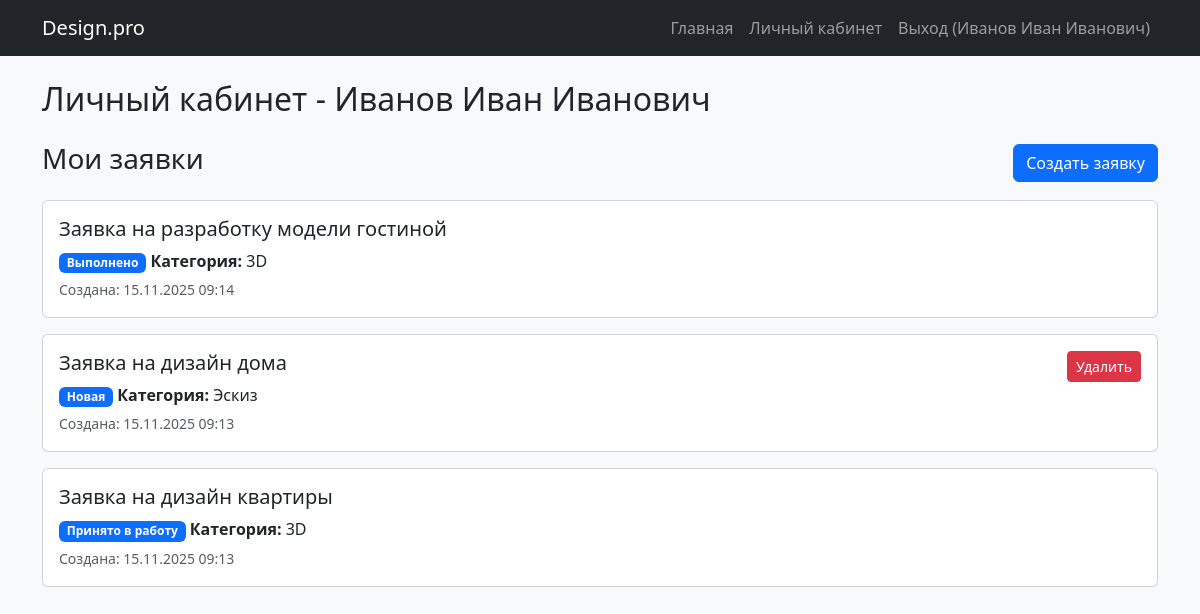
/profile/ (signed in), run on the app's committed database.
### design_app/models.py (models this page shows, shortened)
class CustomUser(AbstractUser):
    fio = models.CharField(
        max_length=255,
        verbose_name='ФИО',
        validators=[
            RegexValidator(
                regex=r'^[а-яА-ЯёЁ\s\-]+$',
                message='ФИО может содержать только кириллические буквы, дефис и пробелы'
            ),
        ]
    )
    email = models.EmailField(
        unique=True,
        verbose_name='Email'
    )
    username = models.CharField(
        max_length=150,
        unique=True,
        verbose_name='Логин',
        validators=[
            RegexValidator(
                regex=r'^[a-zA-Z\-]+$',
                message='Логин может содержать только латинские буквы и дефис'
            )
        ]
    )
    class Meta:
        verbose_name = 'Пользователь'
        verbose_name_plural = 'Пользователи'

class DesignRequest(models.Model):
    STATUS_CHOICES = [
        ('new', 'Новая'),
        ('accepted', 'Принято в работу'),
        ('completed', 'Выполнено'),
    ]
    user = models.ForeignKey(
        CustomUser,
        on_delete=models.CASCADE,
        verbose_name='Пользователь',
        related_name='design_requests'
    )
    title = models.CharField(max_length=255, verbose_name='Название заявки')
    description = models.TextField(verbose_name='Описание заявки')
    category = models.ForeignKey(
        DesignCategory,
        on_delete=models.CASCADE,
        verbose_name='Категория'
    )
    image = models.ImageField(
        upload_to='request_images/',
        verbose_name='Изображение помещения'
    )
    status = models.CharField(
        max_length=20,
        choices=STATUS_CHOICES,
        default='new',
        verbose_name='Статус заявки'
    )
    created_at = models.DateTimeField(auto_now_add=True, verbose_name='Дата создания')
    admin_comment = models.TextField(
        blank=True,
        verbose_name='Комментарий администратора'
    )
    design_image = models.ImageField(
        upload_to='design_images/',
        blank=True,
        null=True,
        verbose_name='Изображение дизайна'
    )
    def can_be_deleted(self):
        return self.status == 'new'
    class Meta:
        verbose_name = 'Заявка на дизайн'
        verbose_name_plural = 'Заявки на дизайн'
        ordering = ['-created_at']

class DesignCategory(models.Model):
    name = models.CharField(max_length=255, verbose_name='Название категории')
    class Meta:
        verbose_name = 'Категория дизайна'
        verbose_name_plural = 'Категории дизайна'

### design_app/views.py (the view)
# urls.py: path('profile/', views.profile_view, name='profile'),
@login_required
def profile_view(request):
    user_requests = DesignRequest.objects.filter(user=request.user)
    return render(request, 'design_app/profile.html', {'user_requests': user_requests})

### design_app/templates/design_app/profile.html (shortened to what this page needs)
{% extends 'base.html' %}
{% load django_bootstrap5 %}
{% block content %}
<section>
    <header class="mb-4">
        <h2>Личный кабинет - {{ user.fio }}</h2>
    </header>
    <section>
        <header class="d-flex justify-content-between align-items-center mb-3">
            <h3>Мои заявки</h3>
            <a href="{% url 'design_app:create_request' %}" class="btn btn-primary">Создать заявку</a>
        </header>
        {% if user_requests %}
            {% for request in user_requests %}
            <article class="card mb-3">
                <div class="card-body">
                    <div class="d-flex justify-content-between align-items-start">
                        <div>
                            <h4 class="card-title h5">{{ request.title }}</h4>
                            <p class="card-text mb-1">
                                <span class="badge bg-primary">{{ request.get_status_display }}</span>
                                <strong>Категория:</strong> {{ request.category.name }}
                            </p>
                            <p class="card-text mb-0">
                                <small class="text-muted">Создана: {{ request.created_at|date:"d.m.Y H:i" }}</small>
                            </p>
                        </div>
                        {% if request.can_be_deleted %}
                        <form method="post" action="{% url 'design_app:delete_request' request.id %}">
                            <button type="submit" class="btn btn-danger btn-sm"
                                    onclick="return confirm('Удалить заявку?')">Удалить</button>
                        </form>
                        {% endif %}
                    </div>
                </div>
            </article>
            {% endfor %}
        {% else %}
            <div class="alert alert-info">
                <p>У вас пока нет заявок</p>
            </div>
        {% endif %}
    </section>
</section>
{% endblock %}

### design_app/templates/base.html (shortened to what this page needs)
<!DOCTYPE html>
<html lang="ru">
<head>
    {% load django_bootstrap5 %}
    {% bootstrap_css %}
</head>
<body class="bg-light">
    <nav class="navbar navbar-expand-lg navbar-dark bg-dark">
        <div class="container">
            <a class="navbar-brand" href="{% url 'design_app:index' %}">Design.pro</a>
            <div class="navbar-nav">
                <a class="nav-link" href="{% url 'design_app:index' %}">Главная</a>
                {% if user.is_authenticated %}
                 <a class="nav-link" href="{% url 'design_app:profile' %}">Личный кабинет</a>
                    <a class="nav-link" href="{% url 'design_app:logout' %}">Выход ({{ user.fio }})</a>
                {% else %}
                    <a class="nav-link" href="{% url 'design_app:login' %}">Вход</a>
                    <a class="nav-link" href="{% url 'design_app:register' %}">Регистрация</a>
                {% endif %}
            </div>
        </div>
    </nav>
    <main class="container mt-4">
        {% block content %}
        {% endblock %}
    </main>
</body>
</html>

### data on the page
CustomUser: fio "Иванов Иван Иванович"
DesignRequest: title "Заявка на разработку модели гостиной", status "Выполнено", category.name "3D", created_at "15.11.2025 09:14"
DesignRequest: title "Заявка на дизайн дома", status "Новая", category.name "Эскиз", created_at "15.11.2025 09:13", shows "Удалить"
DesignRequest: title "Заявка на дизайн квартиры", status "Принято в работу", category.name "3D", created_at "15.11.2025 09:13"
